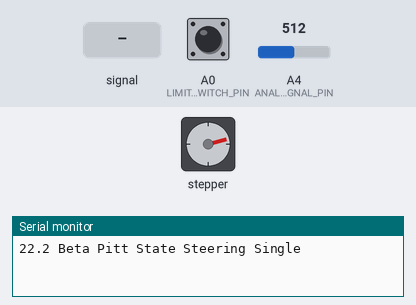
Bench run of a sketch on a simulated Arduino Uno, built for the host (arithmetic inside an expression is 32-bit, double 64-bit). On the bench: stepper motor, the last lines printed to the serial monitor. The inputs (shaded band) are chosen by the test bench; at power-on: A0 (LIMIT_SWITCH_PIN) LOW, A4 (ANALOG_STEERING_SIGNAL_PIN) = 512. Stepper angles assume 800 steps per turn.

Above: at 1.2 s.
1.3 s: A0 (LIMIT_SWITCH_PIN) pulled HIGH for 0.15 s
At 2.25 s:
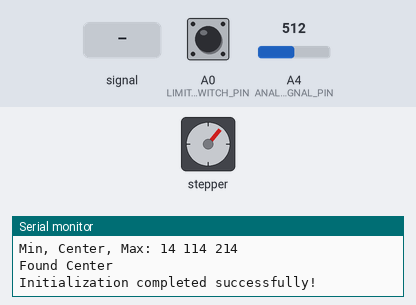
3.9 s: A4 (ANALOG_STEERING_SIGNAL_PIN) fed a 200 Hz sine of ±81 counts around its level
6.9 s: A4 (ANALOG_STEERING_SIGNAL_PIN) set to 306
8.7 s: A4 (ANALOG_STEERING_SIGNAL_PIN) set to 122
At 10.2 s:
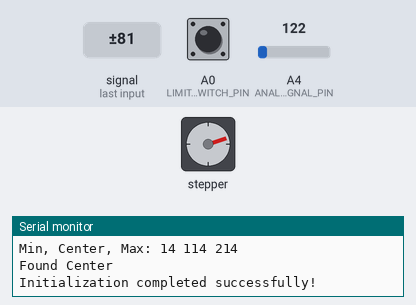
13.0 s: A4 (ANALOG_STEERING_SIGNAL_PIN) set to 511
At 14.3 s:
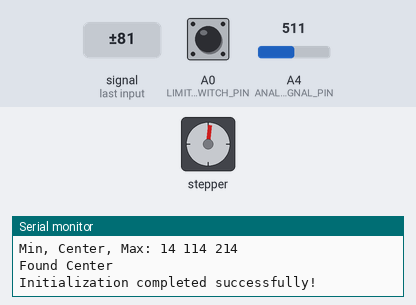
Timing chart, 0 to 16.0 s (numbered marks = the images above; inputs shaded):
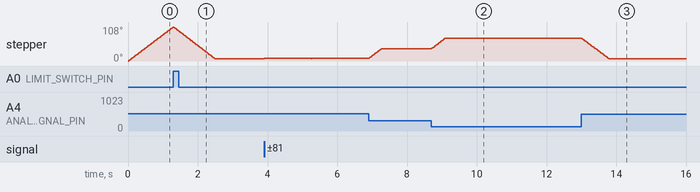

The sketch:

SteeringFirmware.ino
```cpp
// Rotate Counter Clockwise until

#include <AccelStepper.h>

#define FRONT_LEFT

#if defined(FRONT_LEFT)
  #define STEERING_DIRECTION_NORMAL   true
  #define STEPPER_DIRECTION_INVERTED  false
  #define BUFFER_FROM_SWITCH_IN_STEPS 28
#elif defined(FRONT_RIGHT)
  #define STEERING_DIRECTION_NORMAL   true
  #define STEPPER_DIRECTION_INVERTED  true
  #define BUFFER_FROM_SWITCH_IN_STEPS 22
#elif defined(BACK_LEFT)
  #define STEERING_DIRECTION_NORMAL   false
  #define STEPPER_DIRECTION_INVERTED  true
  #define BUFFER_FROM_SWITCH_IN_STEPS 47
#elif defined(BACK_RIGHT)
  #define STEERING_DIRECTION_NORMAL   false
  #define STEPPER_DIRECTION_INVERTED  false
  #define BUFFER_FROM_SWITCH_IN_STEPS 50
#endif

#define PULSE_PIN     4
#define DIR_PIN       3
#define ENABLE_PIN    2

#define MAX_STARTUP_TIME_MILLIS   2500

AccelStepper stepperMotor = AccelStepper(AccelStepper::DRIVER, PULSE_PIN, DIR_PIN);

#define LIMIT_SWITCH_PIN                    A0
#define ANALOG_STEERING_SIGNAL_PIN          A4

#define STEPS_PER_ROTATION        800
#define STEPS_CLOSE_ENOUGH        3  // number of steps away from current target considered close enough
#define MOVEMENT_RANGE_DEGREES    90.0
#define SPEED                     200

boolean switchFound = false;
boolean centerFound = false;

long initializationStartTime;
boolean startupComplete = false;
boolean startupFailed = false;

long stepperMin, stepperCenter, stepperMax;

// The rear wheels steer in opposite directions from the front wheels
// set to true for the front wheels and false for rear wheels
boolean steeringDirectionNormal = STEERING_DIRECTION_NORMAL;
boolean stepperDirectionInverted = STEPPER_DIRECTION_INVERTED;

// how far from the limit switch does the movement range start
// this can be adjusted per wheel to account for limit switch positioning differences
int bufferFromSwitchInSteps = BUFFER_FROM_SWITCH_IN_STEPS;

int rangeSteps = (MOVEMENT_RANGE_DEGREES / 360.0) * STEPS_PER_ROTATION;

long lastUpdateTime = 0;
long currentStepperTarget = 0;

void setup()
{
  Serial.begin(115200);
  Serial.println("22.2 Beta Pitt State Steering Single");

  pinMode(ANALOG_STEERING_SIGNAL_PIN, INPUT);
  pinMode(LIMIT_SWITCH_PIN, INPUT_PULLDOWN);

  //stepperMotor.setEnablePin(ENABLE_PIN);
  stepperMotor.setMaxSpeed(1000);
  //stepperMotor.enableOutputs();
  //stepperMotor.setPinsInverted();
  //stepperMotor.setMinPulseWidth(3);

  if (stepperDirectionInverted) {
    stepperMotor.setSpeed(-SPEED);
  } else {
    stepperMotor.setSpeed(SPEED);
  }

  initializationStartTime = millis();
}

void loop()
{
  // Startup is complete either when all steppers have touched their limit switch
  // and then moved to their calculated center position
  // or when time has elasped and that has not occured for all stepper motors
  if (startupFailed) {

  } else if (!startupComplete) {
    // Check to see if the startup time has expired before startup is complete
    if (millis() - initializationStartTime > MAX_STARTUP_TIME_MILLIS) {
      startupFailed = true;
      Serial.println("Start failed. Max Initialization time exceeded.");
      stepperMotor.stop();

      return;
    }

    if (!switchFound) {
      if (digitalRead(LIMIT_SWITCH_PIN)) {
        switchFound = true;
        Serial.println("Limit Switch Found");
        long switchPosition = stepperMotor.currentPosition();

        Serial.print("Switch Position: ");
        Serial.println(switchPosition);

        if (stepperDirectionInverted) {
          stepperMin = switchPosition + bufferFromSwitchInSteps;
          stepperCenter = stepperMin + (rangeSteps / 2);
          stepperMax = stepperMin + rangeSteps;
        } else {
          stepperMax = switchPosition - bufferFromSwitchInSteps;
          stepperCenter = stepperMax - (rangeSteps / 2);
          stepperMin = stepperMax - rangeSteps;
        }


        Serial.print("Min, Center, Max: ");
        Serial.print(stepperMin);
        Serial.print(" ");
        Serial.print(stepperCenter);
        Serial.print(" ");
        Serial.println(stepperMax);

        if (stepperDirectionInverted) {
          stepperMotor.setSpeed(SPEED);
        } else {
          stepperMotor.setSpeed(-SPEED);
        }
      } else {
        stepperMotor.runSpeed();
      }
    } else if (!centerFound) {
      if (stepperMotor.currentPosition() == stepperCenter) {
        Serial.println("Found Center");

        centerFound = true;
        stepperMotor.stop();
      } else {
        stepperMotor.runSpeed();
      }
    }

    if (centerFound) {
      startupComplete = true;
      Serial.println("Initialization completed successfully!");
    }
  } else {
    // Startup is finished, handle steering
    // if the limit switch is not pressed
    if (!digitalRead(LIMIT_SWITCH_PIN)) {
      long currentStepperPosition = stepperMotor.currentPosition();
      uint16_t currentScaledTarget = getCurrentScaledTarget();

      if (steeringDirectionNormal) {
        // Direction is inverted (rear wheels)
        currentStepperTarget = map(500-currentScaledTarget, 0, 500, stepperMin, stepperMax);
      } else {
        currentStepperTarget = map(currentScaledTarget, 0, 500, stepperMin, stepperMax);
      }
      lastUpdateTime = millis();

//            Serial.print(currentScaledTarget);
//            Serial.print("  ");
//            Serial.print(currentStepperTarget);
//            Serial.print("  ");
//            Serial.println(currentStepperPosition);

      if (between(currentStepperTarget, currentStepperPosition - STEPS_CLOSE_ENOUGH, currentStepperPosition + STEPS_CLOSE_ENOUGH)) {
        // Close enough, just stay here
        stepperMotor.stop();
      } else if (currentStepperTarget < currentStepperPosition) {
        stepperMotor.setSpeed(-SPEED);
      } else {
        stepperMotor.setSpeed(SPEED);
      }

      if (between(currentStepperTarget, currentStepperPosition - STEPS_CLOSE_ENOUGH, currentStepperPosition + STEPS_CLOSE_ENOUGH)) {
        stepperMotor.stop();
      } else {
        stepperMotor.runSpeed();
      }
    } else {
      Serial.print("ERROR: Limit switch pressed");

      stepperMotor.stop();
    }
  }
}

  uint16_t getCurrentScaledTarget() {
  uint16_t currentScaledTarget = analogRead(ANALOG_STEERING_SIGNAL_PIN);
  currentScaledTarget = constrain(currentScaledTarget, 0, 500);

  return currentScaledTarget;
  //return 250;
}

boolean between(long value, long min, long max) {
  return value >= min && value <= max;
}
```

Measured:
- after the input at 8.7 s, stepper: turns 33° clockwise in 0.38 s, starting at once
- after the input at 13.0 s, stepper: turns 65° counter-clockwise in 0.78 s, starting at once
